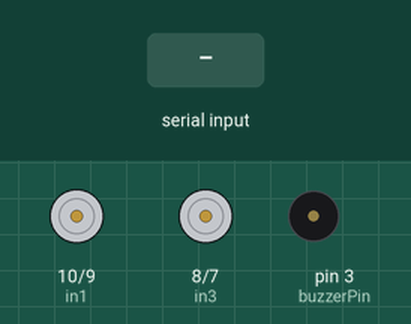
Recording of a sketch running on a simulated Arduino Uno, built with avr-gcc and run on an emulated ATmega328P. Parts: motor-driver pin pairs drawn as motors (green arrow = first pin HIGH = forward, orange = second pin HIGH = backward, longer = more drive, scaled by the enable pin), buzzer (waves = sounding). The inputs (shaded band) are chosen by the test bench.

Above: at 1.2 s.
1.3 s: "F" received over Serial
At 1.65 s:
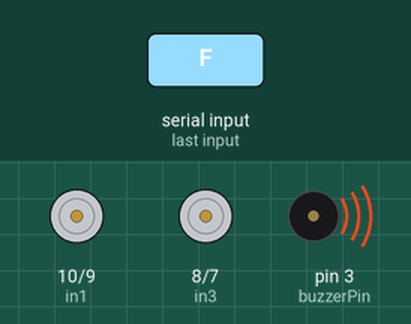
3.3 s: "B" received over Serial
At 3.4 s:
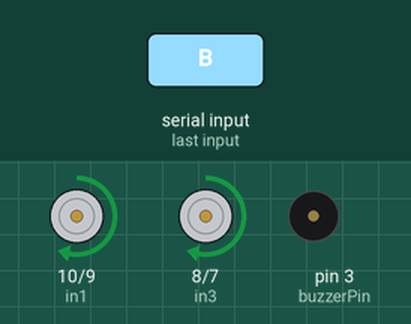
5.0 s: "L" received over Serial
At 5.12 s:
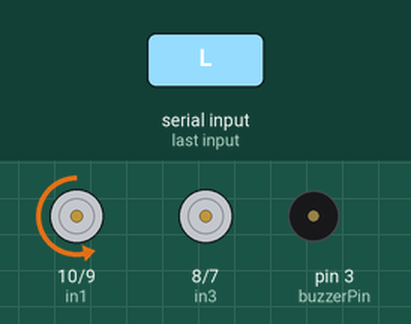
6.7 s: "R" received over Serial
At 6.82 s:
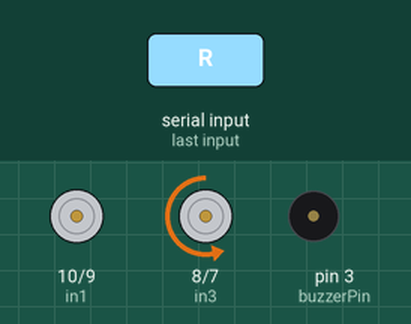
Timing chart, 0 to 9.4 s (numbered marks = the images above; inputs shaded):
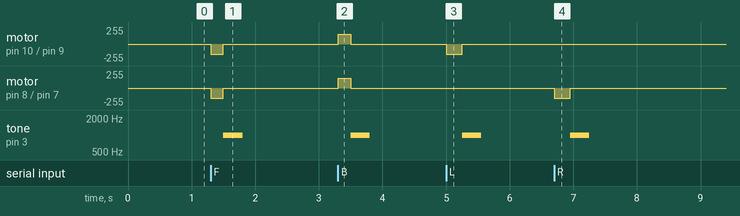

The sketch:

2wd_engelden_kacan_robot_bluoteet_ve_buzzers.ino
```cpp
#define enA 11   // Motor A hız kontrol pini
#define enB 6    // Motor B hız kontrol pini
#define in1 10   // Motor A yön kontrol pini 1
#define in2 9    // Motor A yön kontrol pini 2
#define in3 8    // Motor B yön kontrol pini 1
#define in4 7    // Motor B yön kontrol pini 2

#define trigPin 13  // Mesafe sensörünün trig pini
#define echoPin 12  // Mesafe sensörünün eko pini
#define buzzerPin 3 // Buzzer pin

long duration; // Süre
int distance;  // Mesafe
char command; // Bluetooth komutu
bool manualMode = true; // Manuel kontrol modu başlangıçta açık

void setup() {
  // Motor ve buzzer pinlerini çıkış olarak ayarlayın
  pinMode(enA, OUTPUT);
  pinMode(enB, OUTPUT);
  pinMode(in1, OUTPUT);
  pinMode(in2, OUTPUT);
  pinMode(in3, OUTPUT);
  pinMode(in4, OUTPUT);
  pinMode(buzzerPin, OUTPUT);

  // Mesafe sensörü pinlerini ayarlayın
  pinMode(trigPin, OUTPUT);
  pinMode(echoPin, INPUT);

  Serial.begin(9600); // Seri iletişim başlat (Bluetooth için)
}

void loop() {
  if (Serial.available() > 0) {
    command = Serial.read(); // Bluetooth komutunu oku
    controlRobot(command); // Robotu komuta göre kontrol et
  }

  // Manuel mod değilse, engel kaçma modunu başlat
  if (!manualMode) {
    measureDistance();
    buzzerControl(); // Mesafeye göre buzzer kontrolü

    // Mesafe 15 cm'den küçükse dönüş yap
    if (distance < 15) {
      makeTurn();
    } else {
      moveForward();
    }

    // Auto moddayken de manuel komutları anında algıla
    if (Serial.available() > 0) {
      command = Serial.read(); // Komutu tekrar oku
      controlRobot(command); // Manuel moda geçmeye çalış
    }
  }
}

// Mesafeyi ölçen fonksiyon
void measureDistance() {
  digitalWrite(trigPin, LOW);
  delayMicroseconds(2);
  digitalWrite(trigPin, HIGH);
  delayMicroseconds(10);
  digitalWrite(trigPin, LOW);

  duration = pulseIn(echoPin, HIGH);
  distance = duration * 0.034 / 2; // cm cinsinden mesafe
  delay(100); // Ölçüm sonrası bekleme süresi artırıldı
}

// İleri hareket eden fonksiyon (motor yönü ters)
void moveForward() {
  digitalWrite(in1, LOW);
  digitalWrite(in2, HIGH); // Motor A'yı ileri hareket ettir
  digitalWrite(in3, LOW);
  digitalWrite(in4, HIGH); // Motor B'yi ileri hareket ettir
  analogWrite(enA, 150); // Hız ayarı
  analogWrite(enB, 150);
  delay(200); // Motorların çalışması için bekleme süresi artırıldı
}

// Dönüş yapan fonksiyon
void makeTurn() {
  digitalWrite(in1, LOW);
  digitalWrite(in2, HIGH); // Motor A'yı ileri hareket ettir
  digitalWrite(in3, HIGH);
  digitalWrite(in4, LOW); // Motor B'yi geri hareket ettir
  analogWrite(enA, 150); // Dönüş hızı ayarı
  analogWrite(enB, 150);
  delay(300); // Dönüş süresi artırıldı
}

// Motorları durduran fonksiyon
void stopMotors() {
  digitalWrite(in1, LOW);
  digitalWrite(in2, LOW);
  digitalWrite(in3, LOW);
  digitalWrite(in4, LOW);

  // Manuel modda buzzer bir kere çalsın
  tone(buzzerPin, 1000);
  delay(300); // Kısa bip
  noTone(buzzerPin);
}

// Mesafeye göre buzzer kontrolü
void buzzerControl() {
  if (distance <= 15) {
    tone(buzzerPin, 1000); // Sürekli ses
    delay(600); // Bekleme süresi artırıldı
  } else if (distance <= 25) {
    tone(buzzerPin, 1000, 200);
    delay(500);
  } else if (distance <= 40) {
    tone(buzzerPin, 1000, 100);
    delay(700);
  } else {
    noTone(buzzerPin);
    delay(100);
  }
}

// Bluetooth komutlarına göre robotu kontrol eden fonksiyon
void controlRobot(char command) {
  if (command == 'M') {
    manualMode = true;  // Manuel moda geç
    stopMotors();  // Auto moddayken motorları durdur
  } else if (command == 'A') {
    manualMode = false; // Auto moda geç
  }

  if (manualMode) {
    switch (command) {
      case 'F': // İleri
        moveForward();
        stopMotors(); // Buzzer bir kere çalsın
        break;
      case 'B': // Geri
        moveBackward();
        stopMotors(); // Buzzer bir kere çalsın
        break;
      case 'L': // Sola dönüş
        turnLeft();
        stopMotors(); // Buzzer bir kere çalsın
        break;
      case 'R': // Sağa dönüş
        turnRight();
        stopMotors(); // Buzzer bir kere çalsın
        break;
      case 'S': // Dur
        stopMotors();
        break;
      default:
        break;
    }
  }
}

// Geri hareket eden fonksiyon
void moveBackward() {
  digitalWrite(in1, HIGH);
  digitalWrite(in2, LOW); // Motor A'yı geri hareket ettir
  digitalWrite(in3, HIGH);
  digitalWrite(in4, LOW); // Motor B'yi geri hareket ettir
  analogWrite(enA, 150);
  analogWrite(enB, 150);
  delay(200); // Bekleme süresi artırıldı
}

// Sola dönen fonksiyon
void turnLeft() {
  digitalWrite(in1, LOW);
  digitalWrite(in2, HIGH); // Motor A'yı ileri hareket ettir
  digitalWrite(in3, LOW);
  digitalWrite(in4, LOW); // Motor B'yi durdur
  analogWrite(enA, 150);
  analogWrite(enB, 150);
  delay(250); // Bekleme süresi artırıldı
}

// Sağa dönen fonksiyon
void turnRight() {
  digitalWrite(in1, LOW);
  digitalWrite(in2, LOW); // Motor A'yı durdur
  digitalWrite(in3, LOW);
  digitalWrite(in4, HIGH); // Motor B'yi ileri hareket ettir
  analogWrite(enA, 150);
  analogWrite(enB, 150);
  delay(250); // Bekleme süresi artırıldı
}
```

Measured:
- after the input at 1.3 s, motor on pin 10 (in1) / pin 9 (in2), motor on pin 8 (in3) / pin 7 (in4): stopped → backward 150/255 at once, → stopped 0.20 s later; tone on pin 3 (buzzerPin): silent → 1000 Hz after 0.20 s, → silent 0.30 s later
- after the input at 3.3 s, motor on pin 10 (in1) / pin 9 (in2), motor on pin 8 (in3) / pin 7 (in4): stopped → forward 150/255 at once, → stopped 0.20 s later; tone on pin 3 (buzzerPin): silent → 1000 Hz after 0.20 s, → silent 0.30 s later
- after the input at 5.0 s, motor on pin 10 (in1) / pin 9 (in2): stopped → backward 150/255 at once, → stopped 0.25 s later; tone on pin 3 (buzzerPin): silent → 1000 Hz after 0.25 s, → silent 0.30 s later
- after the input at 6.7 s, motor on pin 8 (in3) / pin 7 (in4): stopped → backward 150/255 at once, → stopped 0.25 s later; tone on pin 3 (buzzerPin): silent → 1000 Hz after 0.25 s, → silent 0.30 s later
